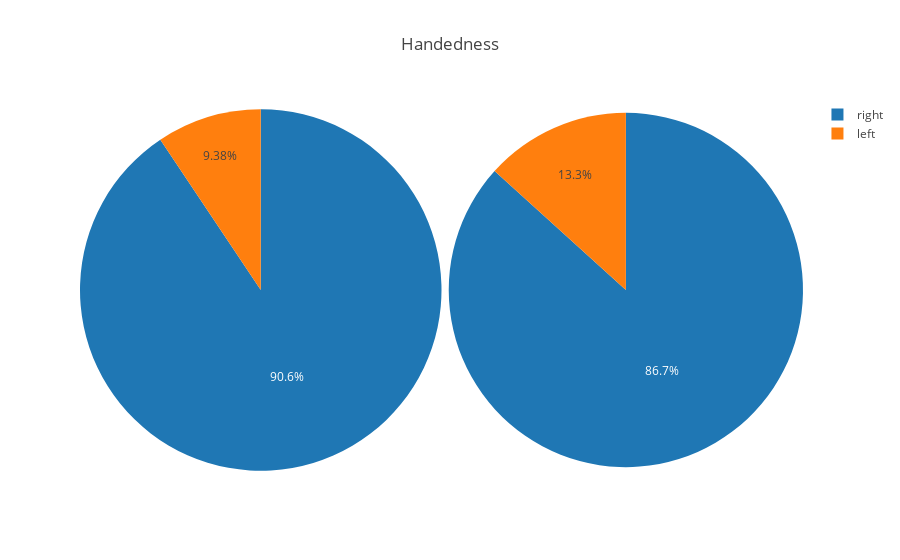

Notebook code cell kept with this figure:
### Code cell
iplot(go.Figure(data=[p_data, s_data], layout=layout))

### Figure 1 — Plotly figure (JSON) as saved in the notebook; plotly's stock layout.template omitted (floating-point values rounded to 4 significant figures)
{"data": [{"domain": {"x": [0.51, 1], "y": [1, 0]}, "labels": ["left", "right"], "name": "Population", "type": "pie", "uid": "00a50a", "values": [13.29, 86.71]}, {"domain": {"x": [0, 0.5], "y": [1, 0]}, "labels": ["left", "right"], "name": "Random Sample", "type": "pie", "uid": "5d8391", "values": [9.375, 90.62]}], "layout": {"autosize": true, "title": "Handedness"}}
